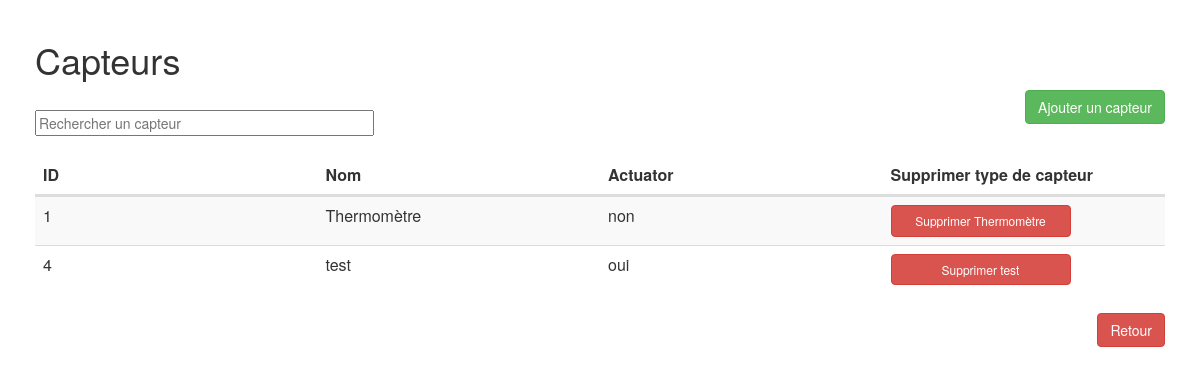
/Modele/Admin/createSensorType.php, run on the app's committed database.
### tables this page shows
CREATE TABLE IF NOT EXISTS `sensortype` (
  `ID` int(11) NOT NULL AUTO_INCREMENT,
  `Name` varchar(20) NOT NULL,
  `IsActuator` tinyint(4) NOT NULL,
  PRIMARY KEY (`ID`)
);

### Modele/Admin/createSensorType.php (called while the page is built, shortened)
<?php
       include("Vue/administration/typesCapteurs/typesCapteurs.php");
  ?>

### Modele/Admin/admin.php (the view, shortened to what this page needs)
<?php
    function getsensortype($db){
      $reponse = $db->query('SELECT * FROM sensortype');
      return $reponse;
    }
    function genTableSensor()
    {
      require("Modele/connexion.php");
      $Sensors = getsensortype($db)->fetchAll();
      $SensorsTypes = getsensortype($db)->fetchAll();
      for ($i = 0; $i<count($Sensors); $i++) {
        $ID = $Sensors[$i]['ID'];
        $Name = $Sensors[$i]['Name'];
        $Actuator = $SensorsTypes[$i]['IsActuator'];
        if($Actuator==1)
        {
          $Actuator = 'oui';
        }
        else {
          $Actuator = 'non';
        }
        echo (' <tr>
           <td>'.$ID.'</td>
           <td>'.$Name.'</td>
           <td>'.$Actuator.'</td>
           <td>
           <a id="suprSensorBtn" data-toggle="confirmation" data-singleton="true"
               href="index.php?cible=deleteSensorType&sensorTypeId='.$ID.'"
               class="btn btn-danger"
               data-title="Êtes-vous sûr ?"
               data-btn-ok-label="Oui"
               data-btn-cancel-label="Non"
               role="button" data-popout="true">
               Supprimer '.$Name.'
           </a></td>
           </tr>');
      }
    }
?>

### Vue/administration/typesCapteurs/typesCapteurs.css (style rules this page uses)
thead, tbody, tr, td, th { display: block; }
tr:after { content: ' '; display: block; visibility: hidden; clear: both; }
tbody td, thead th { width:25%; float: left; }
body { padding: 20px; }
#suprSensorBtn { font-size: 0.75em; width: 15em; }

### data on the page
sensortype: ID "1", Name "Thermomètre", IsActuator "non"
sensortype: ID "4", Name "test", IsActuator "oui"
